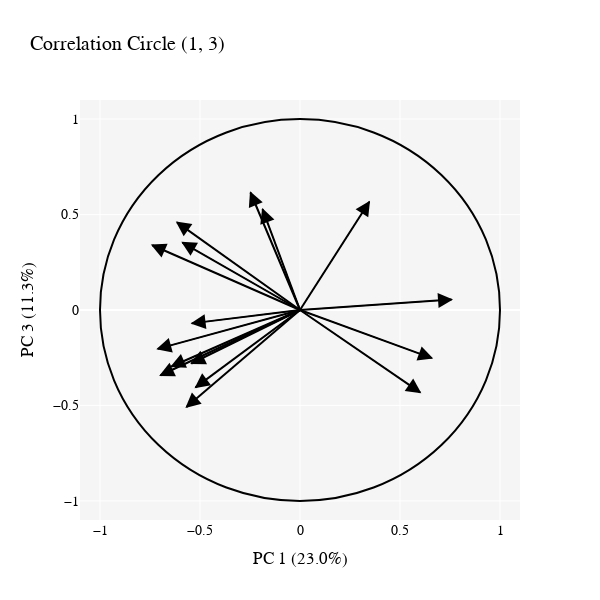

Source (notebook cell):
### Code cell
var_corr_df2 = calculate_var_corrs((0, 2), X, Xpca, var_names, pca.explained_variance_ratio_, 0.5)
fig17 = create_correlation_circle(var_corr_df2)
fig17.show()

### Figure 1 — Plotly figure (JSON) as saved in the notebook; plotly's stock layout.template omitted (floating-point values rounded to 4 significant figures)
{"data": [{"hovertemplate": "ODA as percent of GNI (log)<br>(-0.54; -0.28)", "marker": {"color": "black"}, "mode": "lines", "name": "", "showlegend": false, "type": "scatter", "x": [0, -0.5433], "y": [0, -0.2801]}, {"hovertemplate": "Europe (%)<br>(0.66; -0.25)", "marker": {"color": "black"}, "mode": "lines", "name": "", "showlegend": false, "type": "scatter", "x": [0, 0.6592], "y": [0, -0.2521]}, {"hovertemplate": "South & Central Asia (%)<br>(-0.25; 0.62)", "marker": {"color": "black"}, "mode": "lines", "name": "", "showlegend": false, "type": "scatter", "x": [0, -0.2476], "y": [0, 0.6154]}, {"hovertemplate": "concentration_score<br>(0.35; 0.57)", "marker": {"color": "black"}, "mode": "lines", "name": "", "showlegend": false, "type": "scatter", "x": [0, 0.3466], "y": [0, 0.5669]}, {"hovertemplate": "Sub-Saharan Africa (%)<br>(-0.7; -0.34)", "marker": {"color": "black"}, "mode": "lines", "name": "", "showlegend": false, "type": "scatter", "x": [0, -0.6973], "y": [0, -0.3419]}, {"hovertemplate": "poor country focus (%)<br>(-0.71; -0.2)", "marker": {"color": "black"}, "mode": "lines", "name": "", "showlegend": false, "type": "scatter", "x": [0, -0.7114], "y": [0, -0.2037]}, {"hovertemplate": "Government, Society and Peace (%)<br>(-0.54; -0.07)", "marker": {"color": "black"}, "mode": "lines", "name": "", "showlegend": false, "type": "scatter", "x": [0, -0.5416], "y": [0, -0.07001]}, {"hovertemplate": "Agriculture, Forestry, Fishing (%)<br>(-0.52; -0.41)", "marker": {"color": "black"}, "mode": "lines", "name": "", "showlegend": false, "type": "scatter", "x": [0, -0.5222], "y": [0, -0.4053]}, {"hovertemplate": "Multi-Sector / Cross-Cutting (%)<br>(-0.64; -0.3)", "marker": {"color": "black"}, "mode": "lines", "name": "", "showlegend": false, "type": "scatter", "x": [0, -0.6426], "y": [0, -0.2957]}, {"hovertemplate": "Humanitarian Aid (%)<br>(-0.19; 0.53)", "marker": {"color": "black"}, "mode": "lines", "name": "", "showlegend": false, "type": "scatter", "x": [0, -0.1875], "y": [0, 0.5284]}, {"hovertemplate": "in-donor expenditures (%)<br>(0.6; -0.43)", "marker": {"color": "black"}, "mode": "lines", "name": "", "showlegend": false, "type": "scatter", "x": [0, 0.6006], "y": [0, -0.4314]}, {"hovertemplate": "Budget support and pooled funding (%)<br>(-0.74; 0.34)", "marker": {"color": "black"}, "mode": "lines", "name": "", "showlegend": false, "type": "scatter", "x": [0, -0.7384], "y": [0, 0.3393]}, {"hovertemplate": "Multilateral Organisations (%)<br>(-0.61; 0.46)", "marker": {"color": "black"}, "mode": "lines", "name": "", "showlegend": false, "type": "scatter", "x": [0, -0.6147], "y": [0, 0.4592]}, {"hovertemplate": "Public Sector (%)<br>(0.76; 0.05)", "marker": {"color": "black"}, "mode": "lines", "name": "", "showlegend": false, "type": "scatter", "x": [0, 0.7576], "y": [0, 0.05476]}, {"hovertemplate": "NGOs, civil society and research institutions (%)<br>(-0.57; -0.51)", "marker": {"color": "black"}, "mode": "lines", "name": "", "showlegend": false, "type": "scatter", "x": [0, -0.5674], "y": [0, -0.5078]}, {"hovertemplate": "earmarked-to-core-ratio log<br>(-0.59; 0.35)", "marker": {"color": "black"}, "mode": "lines", "name": "", "showlegend": false, "type": "scatter", "x": [0, -0.5879], "y": [0, 0.3534]}], "layout": {"annotations": [{"arrowcolor": "black", "arrowhead": 2, "arrowsize": 3, "ax": 0, "axref": "x", "ay": 0, "ayref": "y", "showarrow": true, "x": -0.5488, "xref": "x", "y": -0.2829, "yref": "y"}, {"arrowcolor": "black", "arrowhead": 2, "arrowsize": 3, "ax": 0, "axref": "x", "ay": 0, "ayref": "y", "showarrow": true, "x": 0.6658, "xref": "x", "y": -0.2547, "yref": "y"}, {"arrowcolor": "black", "arrowhead": 2, "arrowsize": 3, "ax": 0, "axref": "x", "ay": 0, "ayref": "y", "showarrow": true, "x": -0.2501, "xref": "x", "y": 0.6216, "yref": "y"}, {"arrowcolor": "black", "arrowhead": 2, "arrowsize": 3, "ax": 0, "axref": "x", "ay": 0, "ayref": "y", "showarrow": true, "x": 0.35, "xref": "x", "y": 0.5726, "yref": "y"}, {"arrowcolor": "black", "arrowhead": 2, "arrowsize": 3, "ax": 0, "axref": "x", "ay": 0, "ayref": "y", "showarrow": true, "x": -0.7043, "xref": "x", "y": -0.3453, "yref": "y"}, {"arrowcolor": "black", "arrowhead": 2, "arrowsize": 3, "ax": 0, "axref": "x", "ay": 0, "ayref": "y", "showarrow": true, "x": -0.7185, "xref": "x", "y": -0.2057, "yref": "y"}, {"arrowcolor": "black", "arrowhead": 2, "arrowsize": 3, "ax": 0, "axref": "x", "ay": 0, "ayref": "y", "showarrow": true, "x": -0.547, "xref": "x", "y": -0.07071, "yref": "y"}, {"arrowcolor": "black", "arrowhead": 2, "arrowsize": 3, "ax": 0, "axref": "x", "ay": 0, "ayref": "y", "showarrow": true, "x": -0.5274, "xref": "x", "y": -0.4094, "yref": "y"}, {"arrowcolor": "black", "arrowhead": 2, "arrowsize": 3, "ax": 0, "axref": "x", "ay": 0, "ayref": "y", "showarrow": true, "x": -0.6491, "xref": "x", "y": -0.2987, "yref": "y"}, {"arrowcolor": "black", "arrowhead": 2, "arrowsize": 3, "ax": 0, "axref": "x", "ay": 0, "ayref": "y", "showarrow": true, "x": -0.1894, "xref": "x", "y": 0.5337, "yref": "y"}, {"arrowcolor": "black", "arrowhead": 2, "arrowsize": 3, "ax": 0, "axref": "x", "ay": 0, "ayref": "y", "showarrow": true, "x": 0.6066, "xref": "x", "y": -0.4358, "yref": "y"}, {"arrowcolor": "black", "arrowhead": 2, "arrowsize": 3, "ax": 0, "axref": "x", "ay": 0, "ayref": "y", "showarrow": true, "x": -0.7458, "xref": "x", "y": 0.3427, "yref": "y"}, {"arrowcolor": "black", "arrowhead": 2, "arrowsize": 3, "ax": 0, "axref": "x", "ay": 0, "ayref": "y", "showarrow": true, "x": -0.6209, "xref": "x", "y": 0.4638, "yref": "y"}, {"arrowcolor": "black", "arrowhead": 2, "arrowsize": 3, "ax": 0, "axref": "x", "ay": 0, "ayref": "y", "showarrow": true, "x": 0.7651, "xref": "x", "y": 0.05531, "yref": "y"}, {"arrowcolor": "black", "arrowhead": 2, "arrowsize": 3, "ax": 0, "axref": "x", "ay": 0, "ayref": "y", "showarrow": true, "x": -0.5731, "xref": "x", "y": -0.5128, "yref": "y"}, {"arrowcolor": "black", "arrowhead": 2, "arrowsize": 3, "ax": 0, "axref": "x", "ay": 0, "ayref": "y", "showarrow": true, "x": -0.5937, "xref": "x", "y": 0.3569, "yref": "y"}], "font": {"color": "black", "family": "Montserrat", "size": 14}, "height": 600, "plot_bgcolor": "rgb(245, 245, 245)", "shapes": [{"line": {"color": "black"}, "type": "circle", "x0": -1, "x1": 1, "xref": "x", "y0": -1, "y1": 1, "yref": "y"}], "title": {"text": "Correlation Circle (1, 3)"}, "width": 600, "xaxis": {"range": [-1.1, 1.1], "title": {"text": "PC 1 (23.0%)"}, "zeroline": false}, "yaxis": {"range": [-1.1, 1.1], "title": {"text": "PC 3 (11.3%)"}}}}
